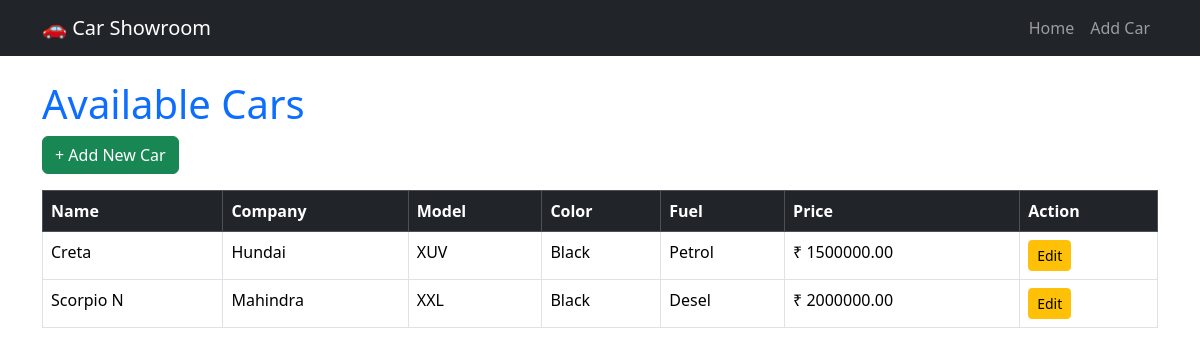
Before: / with the older database file.
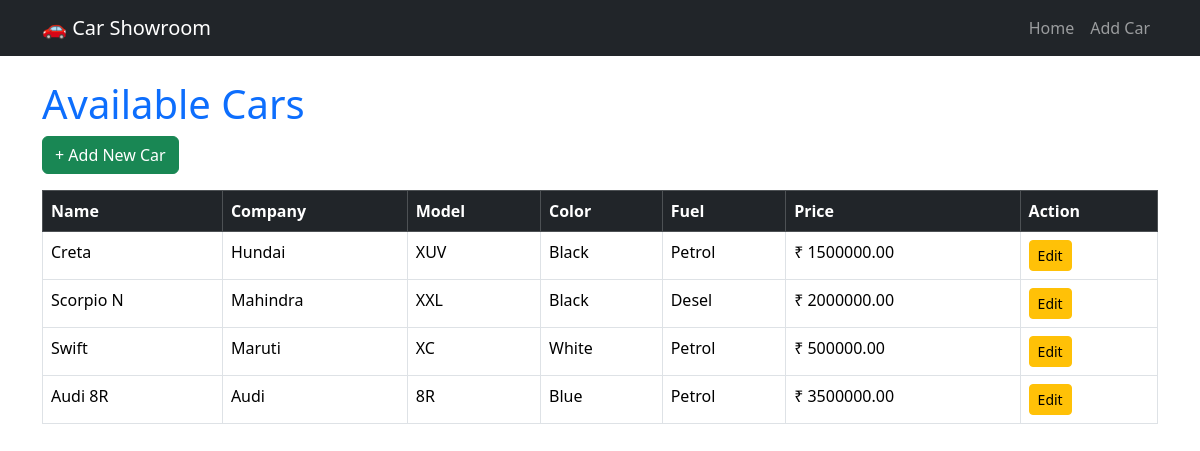
After: the same page with the newer database file.
### showroom/models.py (models this page shows, shortened)
class Car(models.Model):
    car_name = models.CharField(max_length=100)
    company = models.CharField(max_length=100)
    model = models.CharField(max_length=100)
    color = models.CharField(max_length=50)
    fuel_type = models.CharField(max_length=30)
    price = models.DecimalField(max_digits=10, decimal_places=2)

### showroom/views.py (the view)
# urls.py: 2. Add a URL to urlpatterns:  path('', views.home, name='home')
def home(request):
    cars = Car.objects.all()
    return render(request, 'showroom/home.html', {'cars': cars})

### showroom/templates/showroom/home.html
{% extends "showroom/base.html" %}
{% block content %}
<h1 class="text-primary">
    Available Cars
</h1>
<a href="/add-car/" class="btn btn-success mb-3">
    + Add New Car
</a>
<table class="table table-bordered">
<thead class="table-dark">
<tr>
<th>Name</th>
<th>Company</th>
<th>Model</th>
<th>Color</th>
<th>Fuel</th>
<th>Price</th>
<th>Action</th>
</tr>
</thead>
<tbody>
{% for car in cars %}
<tr>
<td>{{ car.car_name }}</td>
<td>{{ car.company }}</td>
<td>{{ car.model }}</td>
<td>{{ car.color }}</td>
<td>{{ car.fuel_type }}</td>
<td>₹ {{ car.price }}</td>
<td>
<a href="/edit-car/{{ car.id }}/"
class="btn btn-warning btn-sm">
Edit
</a>
</td>
</tr>
{% empty %}
<tr>
    <td colspan="7" class="text-center">
        No Cars Available
    </td>
</tr>
{% endfor %}
</tbody>
</table>
{% endblock %}

### showroom/templates/showroom/base.html (shortened to what this page needs)
<!DOCTYPE html>
<html>
<head>
    <link href="https://cdn.jsdelivr.net/npm/bootstrap@5.3.3/dist/css/bootstrap.min.css" rel="stylesheet">
</head>
<body>
<nav class="navbar navbar-expand-lg navbar-dark bg-dark">
<div class="container">
<a class="navbar-brand" href="/">🚗 Car Showroom</a>
<div class="navbar-nav">
<a class="nav-link" href="/">Home</a>
<a class="nav-link" href="/add-car/">Add Car</a>
</div>
</div>
</nav>
<div class="container mt-4">
{% block content %}
{% endblock %}
</div>
</body>
</html>

Changed rows visible on the page:
added Car: car_name "Swift", company "Maruti", model "XC", color "White", fuel_type "Petrol", price "500000.00"
added Car: car_name "Audi 8R", company "Audi", model "8R", color "Blue", fuel_type "Petrol", price "3500000.00"
